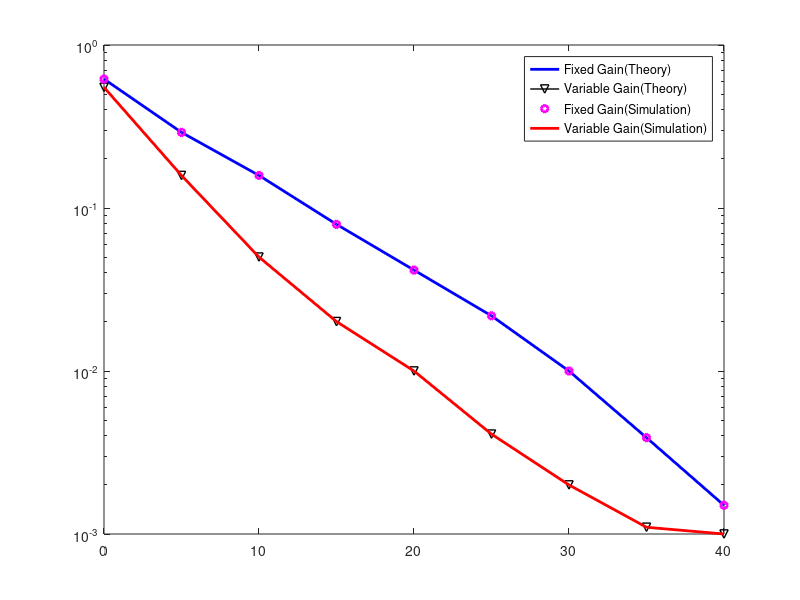

Write the MATLAB code that produced this figure. (Note: this script raises an error after producing the figure.)
close all
clear all

N=10^4;
snr=0:5:40;
EsN0=10.^(snr./10);
f=sqrt(0.5);
index=1;
sigma = 1; % the parameter
dSR = 1;
alpha = -4;
Ps = 1;

for k=0:5:40
x=10^(k./10);
p=sqrt(1/x);
x1=randi([0,1]);
x=2*x1-1;


h1=f*(randn(1,N) + j*randn(1,N));
h2=f*(randn(1,N) + j*randn(1,N));
g1= abs(sigma*randn(1,N)+1i*sigma*randn(1,N));
g2= abs(sigma*randn(1,N)+1i*sigma*randn(1,N));
h = 4.*((g1.*h1).*(h2.*g2));
n1=f*(randn(1,N) + j*randn(1,N));
n2=f*(randn(1,N) + j*randn(1,N));
n=n1.*n2;
y = h.*x + p.*n;
y1=h1.*x + p.*n1;
y2=h2.*x + p.*n2;


for kk=1:N
d(kk)=conj(h(kk)) * y(kk);
if(real(d(kk))>=0)
data_detect(kk)=1;
else
data_detect(kk)=0;

end
%For Variable Gain%
absolute_value = abs(h);
snr_th = 1.58489;
if(absolute_value(absolute_value > snr_th))
    absolute_value = absolute_value(absolute_value > snr_th);
else
end


%For Fixed Gain%
c1= 0.5*log2(1+EsN0);
if(c1(c1 < 2))
    out = c1(c1 < 2);
else
end

end


error = xor(x1,data_detect);
ber(index)=sum(error)/N;
snr(index)=k;
[snr(index) ber(index)];
N=N+1000;
index=index+1;
end

y2 = [0.6182 0.2911 0.1584 0.0794 0.0416 0.0218 0.0100 0.0039 0.0015];
y3 = [0.5501 0.1583 0.0500 0.0201 0.0100 0.0041 0.002 0.0011 0.0010];
op_1 = [0.6182 0.2911 0.1584 0.0794 0.0416 0.0218 0.0100 0.0039 0.0015];
op_2 = [0.5501 0.1583 0.0500 0.0201 0.0100 0.0041 0.002 0.0011 0.0010];


semilogy(snr, y2, '-b','Linewidth',2);  
hold on
semilogy(snr, y3, '-kv','Linewidth',1);    
hold on
semilogy(snr, op_1, 'mh','Linewidth',2);         
hold on
semilogy(snr, op_2, '-r','Linewidth',2);  
%hold off

LEG = legend('Fixed Gain(Theory)', 'Variable Gain(Theory)', 'Fixed Gain(Simulation)','Variable Gain(Simulation)');
LEG.FontSize = 6;
xlabel('Average SNR(dB)');
ylabel('Outage Probability');  

grid on
hold off

ylim([0.001 1]);
xlim([0 40]);
title('Outage Probability using Double Rayleigh (SISO))');